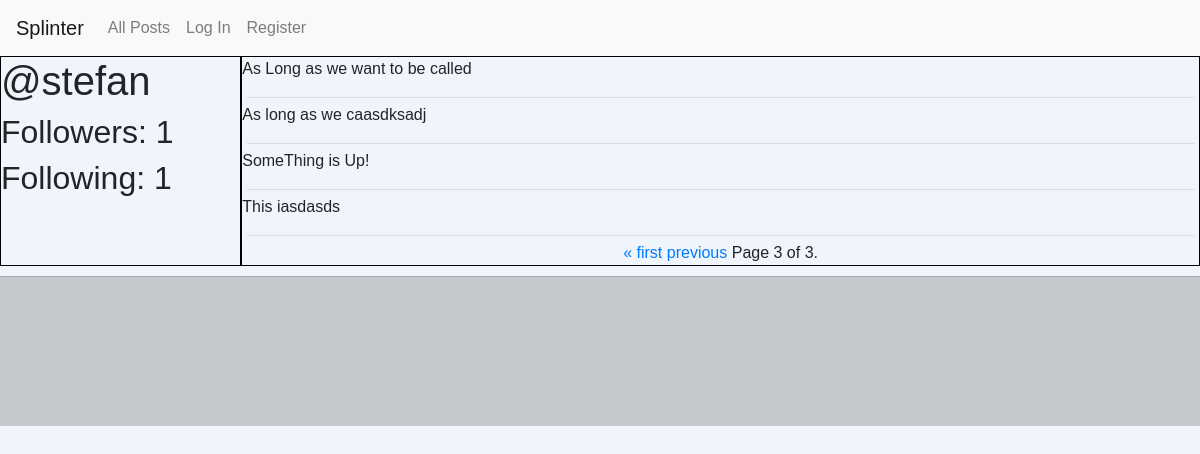
The app's page /profile/2?page=3, older data.
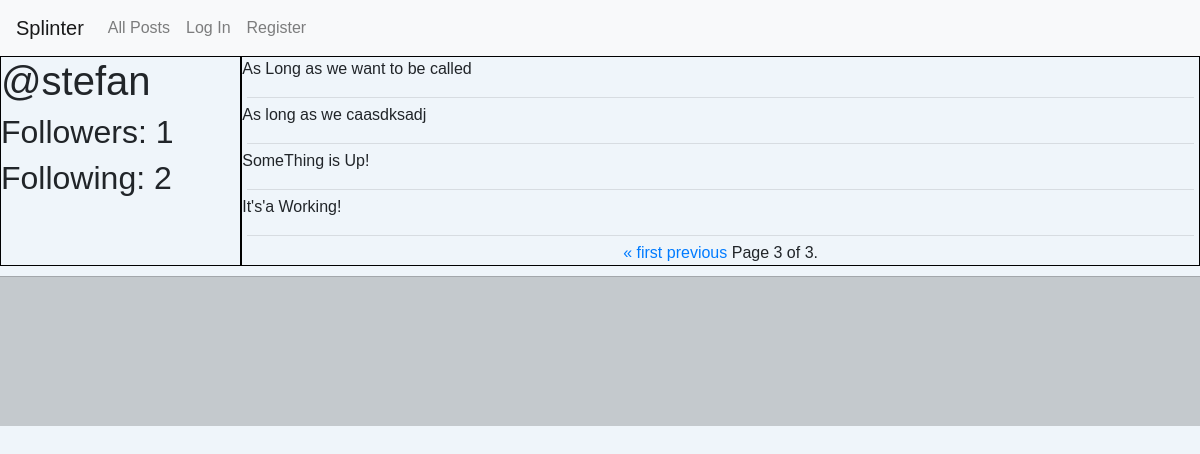
The same page, newer data.
### network/models.py (models this page shows, shortened)
class Profile(models.Model):
    user = models.ForeignKey(settings.AUTH_USER_MODEL, on_delete=models.CASCADE, related_name="profile")
    followers = models.ManyToManyField(User, blank=True, related_name="followers")
    following = models.ManyToManyField(User, blank=True, related_name="following")

class Post(models.Model):
    user = models.ForeignKey(settings.AUTH_USER_MODEL, on_delete=models.CASCADE, related_name="posts")
    content = models.CharField(max_length = 256)
    date_added = models.DateTimeField(auto_now_add=True)
    edited = models.BooleanField(default=False)
    like = models.ManyToManyField(User, blank=True, related_name="likes")

class User(AbstractUser):
    pass

### network/views.py (the view)
# urls.py: path("profile/<int:user_id>", views.display_profile_view, name="display_profile_view"),
def display_profile_view(request, user_id):
    profile_user = User.objects.get(pk=user_id)
    current_user = request.user
    profile = create_profile(profile_user)
    posts_list = profile_user.posts.all()
    same_user_check = compare_user(profile_user, current_user)
    if current_user in profile.followers.all():
        following = True
    else:
        following = False
    paginator = Paginator(posts_list, 10)
    page_number = request.GET.get('page')
    page_obj = paginator.get_page(page_number)
    context = {
        "page_obj": page_obj,
        "profile" : profile,
        "same_user_check": same_user_check,
        "following": following,
    }
    return render(request, "network/profile.html", context)

### network/helpers.py (called while the page is built)
def compare_user(user1, user2):
    if user1 == user2:
        return True
    return False

def create_profile(user):
    try:
        profile = Profile.objects.get(user=user)
    except:
        profile = Profile()
        profile.user = user
        profile.save()
    return profile

### network/templates/network/profile.html (shortened to what this page needs)
{% extends "network/layout.html" %}
{% load static %}
{% block body %}
    <div class="profile-page">
        <div class="profile-container">
            <h1 class="profile-username">
                @{{ profile.user.username }}
            </h1>
            <div class="profile-follow">
                <h2 id="followers" class="profile-follow-stats">Followers: {{ profile.followers.count }}</h2>
                <h2 id="following" class="profile-follow-stats">Following: {{ profile.following.count }}</h2>
            </div>
        </div>
        <div class="posts-container">
            {% for post in page_obj %}
                <p>{{ post.content }}</p>
                <hr>
            {% endfor %}
            <div class="pagination">
                <span class="step-links">
                    {% if page_obj.has_previous %}
                        <a href="?page=1">&laquo; first</a>
                        <a href="?page={{ page_obj.previous_page_number }}">previous</a>
                    {% endif %}
                    <span class="current">
                        Page {{ page_obj.number }} of {{ page_obj.paginator.num_pages }}.
                    </span>
                </span>
            </div>
        </div>
</div>
{% endblock %}

Row changes from the older to the newer data that the page shows:
computed for Profile "stefan": following.count "1" → "2"
changed Post: content "This iasdasds" → "It's'a Working!"
